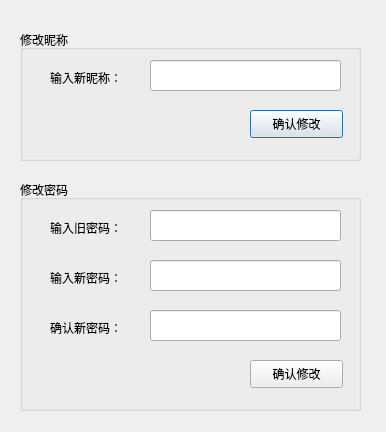
<?xml version="1.0" encoding="UTF-8"?>
<ui version="4.0">
 <class>setting</class>
 <widget class="QDialog" name="setting">
  <property name="geometry">
   <rect>
    <x>0</x>
    <y>0</y>
    <width>386</width>
    <height>432</height>
   </rect>
  </property>
  <property name="windowTitle">
   <string>设置</string>
  </property>
  <widget class="QGroupBox" name="groupBox">
   <property name="geometry">
    <rect>
     <x>20</x>
     <y>30</y>
     <width>341</width>
     <height>131</height>
    </rect>
   </property>
   <property name="title">
    <string>修改昵称</string>
   </property>
   <widget class="QLabel" name="label">
    <property name="geometry">
     <rect>
      <x>30</x>
      <y>40</y>
      <width>91</width>
      <height>16</height>
     </rect>
    </property>
    <property name="text">
     <string>输入新昵称：</string>
    </property>
   </widget>
   <widget class="QLineEdit" name="nameEdit">
    <property name="geometry">
     <rect>
      <x>130</x>
      <y>30</y>
      <width>191</width>
      <height>31</height>
     </rect>
    </property>
   </widget>
   <widget class="QPushButton" name="nameButton">
    <property name="geometry">
     <rect>
      <x>230</x>
      <y>80</y>
      <width>93</width>
      <height>28</height>
     </rect>
    </property>
    <property name="text">
     <string>确认修改</string>
    </property>
   </widget>
  </widget>
  <widget class="QGroupBox" name="groupBox_2">
   <property name="geometry">
    <rect>
     <x>20</x>
     <y>180</y>
     <width>341</width>
     <height>231</height>
    </rect>
   </property>
   <property name="title">
    <string>修改密码</string>
   </property>
   <widget class="QLabel" name="label_2">
    <property name="geometry">
     <rect>
      <x>30</x>
      <y>40</y>
      <width>81</width>
      <height>16</height>
     </rect>
    </property>
    <property name="text">
     <string>输入旧密码：</string>
    </property>
   </widget>
   <widget class="QLabel" name="label_3">
    <property name="geometry">
     <rect>
      <x>30</x>
      <y>90</y>
      <width>91</width>
      <height>16</height>
     </rect>
    </property>
    <property name="text">
     <string>输入新密码：</string>
    </property>
   </widget>
   <widget class="QLineEdit" name="oldPwdEdit">
    <property name="geometry">
     <rect>
      <x>130</x>
      <y>30</y>
      <width>191</width>
      <height>31</height>
     </rect>
    </property>
   </widget>
   <widget class="QLineEdit" name="newPwdEdit">
    <property name="geometry">
     <rect>
      <x>130</x>
      <y>80</y>
      <width>191</width>
      <height>31</height>
     </rect>
    </property>
   </widget>
   <widget class="QLabel" name="label_4">
    <property name="geometry">
     <rect>
      <x>30</x>
      <y>140</y>
      <width>91</width>
      <height>16</height>
     </rect>
    </property>
    <property name="text">
     <string>确认新密码：</string>
    </property>
   </widget>
   <widget class="QLineEdit" name="newAgainEdit">
    <property name="geometry">
     <rect>
      <x>130</x>
      <y>130</y>
      <width>191</width>
      <height>31</height>
     </rect>
    </property>
   </widget>
   <widget class="QPushButton" name="pwdButton">
    <property name="geometry">
     <rect>
      <x>230</x>
      <y>180</y>
      <width>93</width>
      <height>28</height>
     </rect>
    </property>
    <property name="text">
     <string>确认修改</string>
    </property>
   </widget>
  </widget>
 </widget>
 <resources/>
 <connections/>
</ui>
